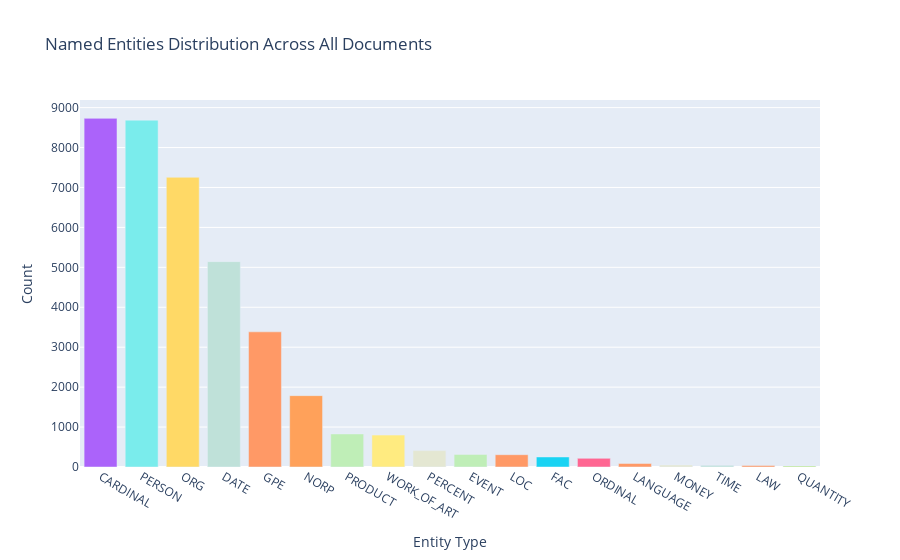
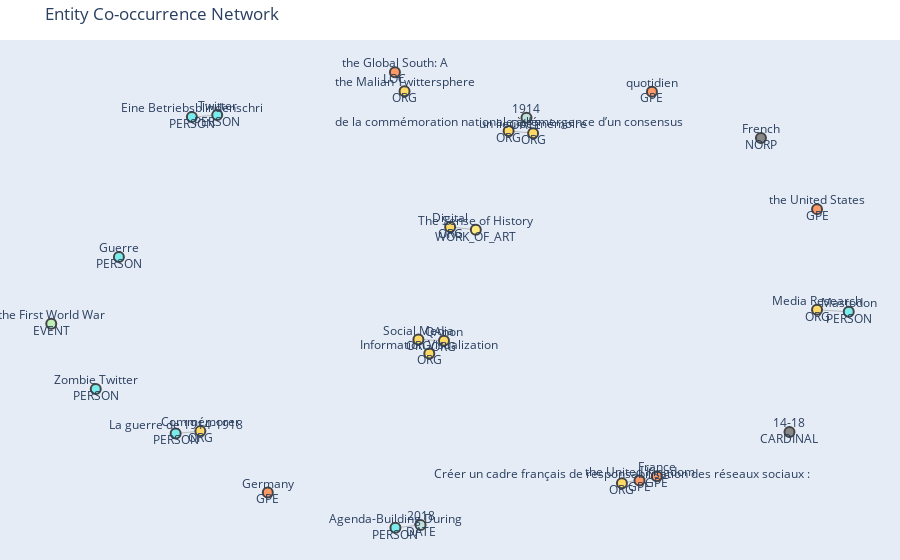

The notebook cell saved with these charts, in order:
### Markdown cell above
## Perform NER on prepared texts

### Code cell
#!python3.11 -m pip install nbformat>=4.2.0 spacy plotly networkx pyLDAvis pandas
# For English
#!python3.11 -m spacy download en_core_web_sm

# For French
#!python3.11 -m spacy download fr_core_news_sm

from zotero_nerprocessor import NERProcessor

# Initialize NER processor (use appropriate language model)
ner_processor = NERProcessor(model="en_core_web_sm")  # or "fr_core_news_sm" for French texts

# Process the texts
ner_results = ner_processor.process_texts(texts, metadata_list)

# Display overall entity summary
ner_processor.display_entity_summary(ner_results)

# Display detailed entities for each document
ner_processor.display_document_entities(ner_results)

# Create and display entity network
ner_processor.create_entity_network(ner_results)

### Figure 1 — Plotly figure (JSON) as saved in the notebook; plotly's stock layout.template omitted (floating-point values rounded to 4 significant figures)
{"data": [{"alignmentgroup": "True", "hovertemplate": "Entity Type=%{x}<br>Count=%{y}<extra></extra>", "legendgroup": "CARDINAL", "marker": {"color": "#ab63fa", "pattern": {"shape": ""}}, "name": "CARDINAL", "offsetgroup": "CARDINAL", "orientation": "v", "showlegend": true, "textposition": "auto", "type": "bar", "x": ["CARDINAL"], "xaxis": "x", "y": [8731], "yaxis": "y"}, {"alignmentgroup": "True", "hovertemplate": "Entity Type=%{x}<br>Count=%{y}<extra></extra>", "legendgroup": "PERSON", "marker": {"color": "#7aecec", "pattern": {"shape": ""}}, "name": "PERSON", "offsetgroup": "PERSON", "orientation": "v", "showlegend": true, "textposition": "auto", "type": "bar", "x": ["PERSON"], "xaxis": "x", "y": [8686], "yaxis": "y"}, {"alignmentgroup": "True", "hovertemplate": "Entity Type=%{x}<br>Count=%{y}<extra></extra>", "legendgroup": "ORG", "marker": {"color": "#ffd966", "pattern": {"shape": ""}}, "name": "ORG", "offsetgroup": "ORG", "orientation": "v", "showlegend": true, "textposition": "auto", "type": "bar", "x": ["ORG"], "xaxis": "x", "y": [7255], "yaxis": "y"}, {"alignmentgroup": "True", "hovertemplate": "Entity Type=%{x}<br>Count=%{y}<extra></extra>", "legendgroup": "DATE", "marker": {"color": "#bfe1d9", "pattern": {"shape": ""}}, "name": "DATE", "offsetgroup": "DATE", "orientation": "v", "showlegend": true, "textposition": "auto", "type": "bar", "x": ["DATE"], "xaxis": "x", "y": [5143], "yaxis": "y"}, {"alignmentgroup": "True", "hovertemplate": "Entity Type=%{x}<br>Count=%{y}<extra></extra>", "legendgroup": "GPE", "marker": {"color": "#ff9966", "pattern": {"shape": ""}}, "name": "GPE", "offsetgroup": "GPE", "orientation": "v", "showlegend": true, "textposition": "auto", "type": "bar", "x": ["GPE"], "xaxis": "x", "y": [3385], "yaxis": "y"}, {"alignmentgroup": "True", "hovertemplate": "Entity Type=%{x}<br>Count=%{y}<extra></extra>", "legendgroup": "NORP", "marker": {"color": "#FFA15A", "pattern": {"shape": ""}}, "name": "NORP", "offsetgroup": "NORP", "orientation": "v", "showlegend": true, "textposition": "auto", "type": "bar", "x": ["NORP"], "xaxis": "x", "y": [1787], "yaxis": "y"}, {"alignmentgroup": "True", "hovertemplate": "Entity Type=%{x}<br>Count=%{y}<extra></extra>", "legendgroup": "PRODUCT", "marker": {"color": "#bfeeb7", "pattern": {"shape": ""}}, "name": "PRODUCT", "offsetgroup": "PRODUCT", "orientation": "v", "showlegend": true, "textposition": "auto", "type": "bar", "x": ["PRODUCT"], "xaxis": "x", "y": [828], "yaxis": "y"}, {"alignmentgroup": "True", "hovertemplate": "Entity Type=%{x}<br>Count=%{y}<extra></extra>", "legendgroup": "WORK_OF_ART", "marker": {"color": "#ffeb80", "pattern": {"shape": ""}}, "name": "WORK_OF_ART", "offsetgroup": "WORK_OF_ART", "orientation": "v", "showlegend": true, "textposition": "auto", "type": "bar", "x": ["WORK_OF_ART"], "xaxis": "x", "y": [799], "yaxis": "y"}, {"alignmentgroup": "True", "hovertemplate": "Entity Type=%{x}<br>Count=%{y}<extra></extra>", "legendgroup": "PERCENT", "marker": {"color": "#e4e7d2", "pattern": {"shape": ""}}, "name": "PERCENT", "offsetgroup": "PERCENT", "orientation": "v", "showlegend": true, "textposition": "auto", "type": "bar", "x": ["PERCENT"], "xaxis": "x", "y": [411], "yaxis": "y"}, {"alignmentgroup": "True", "hovertemplate": "Entity Type=%{x}<br>Count=%{y}<extra></extra>", "legendgroup": "EVENT", "marker": {"color": "#bfeeb7", "pattern": {"shape": ""}}, "name": "EVENT", "offsetgroup": "EVENT", "orientation": "v", "showlegend": true, "textposition": "auto", "type": "bar", "x": ["EVENT"], "xaxis": "x", "y": [316], "yaxis": "y"}, {"alignmentgroup": "True", "hovertemplate": "Entity Type=%{x}<br>Count=%{y}<extra></extra>", "legendgroup": "LOC", "marker": {"color": "#ff9966", "pattern": {"shape": ""}}, "name": "LOC", "offsetgroup": "LOC", "orientation": "v", "showlegend": true, "textposition": "auto", "type": "bar", "x": ["LOC"], "xaxis": "x", "y": [308], "yaxis": "y"}, {"alignmentgroup": "True", "hovertemplate": "Entity Type=%{x}<br>Count=%{y}<extra></extra>", "legendgroup": "FAC", "marker": {"color": "#19d3f3", "pattern": {"shape": ""}}, "name": "FAC", "offsetgroup": "FAC", "orientation": "v", "showlegend": true, "textposition": "auto", "type": "bar", "x": ["FAC"], "xaxis": "x", "y": [252], "yaxis": "y"}, {"alignmentgroup": "True", "hovertemplate": "Entity Type=%{x}<br>Count=%{y}<extra></extra>", "legendgroup": "ORDINAL", "marker": {"color": "#FF6692", "pattern": {"shape": ""}}, "name": "ORDINAL", "offsetgroup": "ORDINAL", "orientation": "v", "showlegend": true, "textposition": "auto", "type": "bar", "x": ["ORDINAL"], "xaxis": "x", "y": [217], "yaxis": "y"}, {"alignmentgroup": "True", "hovertemplate": "Entity Type=%{x}<br>Count=%{y}<extra></extra>", "legendgroup": "LANGUAGE", "marker": {"color": "#ff9966", "pattern": {"shape": ""}}, "name": "LANGUAGE", "offsetgroup": "LANGUAGE", "orientation": "v", "showlegend": true, "textposition": "auto", "type": "bar", "x": ["LANGUAGE"], "xaxis": "x", "y": [89], "yaxis": "y"}, {"alignmentgroup": "True", "hovertemplate": "Entity Type=%{x}<br>Count=%{y}<extra></extra>", "legendgroup": "MONEY", "marker": {"color": "#e4e7d2", "pattern": {"shape": ""}}, "name": "MONEY", "offsetgroup": "MONEY", "orientation": "v", "showlegend": true, "textposition": "auto", "type": "bar", "x": ["MONEY"], "xaxis": "x", "y": [50], "yaxis": "y"}, {"alignmentgroup": "True", "hovertemplate": "Entity Type=%{x}<br>Count=%{y}<extra></extra>", "legendgroup": "TIME", "marker": {"color": "#bfe1d9", "pattern": {"shape": ""}}, "name": "TIME", "offsetgroup": "TIME", "orientation": "v", "showlegend": true, "textposition": "auto", "type": "bar", "x": ["TIME"], "xaxis": "x", "y": [41], "yaxis": "y"}, {"alignmentgroup": "True", "hovertemplate": "Entity Type=%{x}<br>Count=%{y}<extra></extra>", "legendgroup": "LAW", "marker": {"color": "#ff9966", "pattern": {"shape": ""}}, "name": "LAW", "offsetgroup": "LAW", "orientation": "v", "showlegend": true, "textposition": "auto", "type": "bar", "x": ["LAW"], "xaxis": "x", "y": [38], "yaxis": "y"}, {"alignmentgroup": "True", "hovertemplate": "Entity Type=%{x}<br>Count=%{y}<extra></extra>", "legendgroup": "QUANTITY", "marker": {"color": "#B6E880", "pattern": {"shape": ""}}, "name": "QUANTITY", "offsetgroup": "QUANTITY", "orientation": "v", "showlegend": true, "textposition": "auto", "type": "bar", "x": ["QUANTITY"], "xaxis": "x", "y": [26], "yaxis": "y"}], "layout": {"barmode": "relative", "legend": {"title": {"text": "Entity Type"}, "tracegroupgap": 0}, "showlegend": false, "title": {"text": "Named Entities Distribution Across All Documents"}, "xaxis": {"anchor": "y", "categoryarray": ["CARDINAL", "PERSON", "ORG", "DATE", "GPE", "NORP", "PRODUCT", "WORK_OF_ART", "PERCENT", "EVENT", "LOC", "FAC", "ORDINAL", "LANGUAGE", "MONEY", "TIME", "LAW", "QUANTITY"], "categoryorder": "array", "domain": [0, 1], "title": {"text": "Entity Type"}}, "yaxis": {"anchor": "x", "domain": [0, 1], "title": {"text": "Count"}}}}

### Figure 2 — Plotly figure (JSON) as saved in the notebook; plotly's stock layout.template omitted (floating-point values rounded to 4 significant figures)
{"data": [{"hoverinfo": "none", "line": {"color": "#888", "width": 0.5}, "mode": "lines", "type": "scatter", "x": [-0.03783, -0.1005, null, -0.03783, -0.07382, null, -0.1005, -0.07382, null, -0.5934, -0.6555, null, 0.04016, -0.02274, null, 0.3981, 0.4836, null, 0.8761, 0.9538, null, -0.158, -0.1345, null, -0.1568, -0.09526, null, -0.6347, -0.6953, null, 0.1642, 0.1805, null, 0.1642, 0.1205, null, 0.1805, 0.1205, null], "y": [-0.1862, -0.1816, null, -0.1862, -0.2394, null, -0.1816, -0.2394, null, 0.7518, 0.7434, null, 0.2748, 0.2866, null, -0.7792, -0.7502, null, -0.0579, -0.06602, null, 0.9298, 0.851, null, -0.9643, -0.9528, null, -0.5625, -0.5726, null, 0.7407, 0.6765, null, 0.7407, 0.6856, null, 0.6765, 0.6856, null]}, {"hoverinfo": "text", "marker": {"color": ["#7aecec", "#ffd966", "#ffd966", "#ffd966", "#7aecec", "#7aecec", "#ffeb80", "#ffd966", "#ffd966", "#ff9966", "#7aecec", "#ffd966", "#7aecec", "#ff9966", "#ffd966", "#888", "#7aecec", "#bfe1d9", "#ffd966", "#7aecec", "#bfe1d9", "#ffd966", "#ffd966", "#bfeeb7", "#ff9966", "#888", "#ff9966", "#ff9966", "#ff9966"], "line": {"width": 2}, "size": 10}, "mode": "markers+text", "text": ["Guerre<br>PERSON", "QAnon<br>ORG", "Social Media<br>ORG", "Information Visualization<br>ORG", "Twitter<br>PERSON", "Eine Betriebsblindenschri<br>PERSON", "The Sense of History<br>WORK_OF_ART", "Digital<br>ORG", "Créer un cadre français de responsabilisation des réseaux sociaux :<br>ORG", "France<br>GPE", "Zombie Twitter<br>PERSON", "Media Research<br>ORG", "Mastodon<br>PERSON", "the Global South: A<br>LOC", "the Malian Twittersphere<br>ORG", "14-18<br>CARDINAL", "Agenda-Building During<br>PERSON", "2018<br>DATE", "Commémorer<br>ORG", "La guerre de 1914-1918<br>PERSON", "1914<br>DATE", "un lieu de mémoire<br>ORG", "de la commémoration nationale à l’émergence d’un consensus<br>ORG", "the First World War<br>EVENT", "quotidien<br>GPE", "French<br>NORP", "the United States<br>GPE", "the United Kingdom<br>GPE", "Germany<br>GPE"], "type": "scatter", "x": [-0.8343, -0.03783, -0.1005, -0.07382, -0.5934, -0.6555, 0.04016, -0.02274, 0.3981, 0.4836, -0.891, 0.8761, 0.9538, -0.158, -0.1345, 0.8086, -0.1568, -0.09526, -0.6347, -0.6953, 0.1642, 0.1805, 0.1205, -1, 0.4716, 0.7387, 0.8761, 0.4412, -0.4695], "y": [0.1617, -0.1862, -0.1816, -0.2394, 0.7518, 0.7434, 0.2748, 0.2866, -0.7792, -0.7502, -0.3872, -0.0579, -0.06602, 0.9298, 0.851, -0.5663, -0.9643, -0.9528, -0.5625, -0.5726, 0.7407, 0.6765, 0.6856, -0.1159, 0.8489, 0.6566, 0.3606, -0.7681, -0.8178]}], "layout": {"hovermode": "closest", "margin": {"b": 0, "l": 0, "r": 0, "t": 40}, "showlegend": false, "title": {"text": "Entity Co-occurrence Network"}, "xaxis": {"showgrid": false, "showticklabels": false, "zeroline": false}, "yaxis": {"showgrid": false, "showticklabels": false, "zeroline": false}}}
